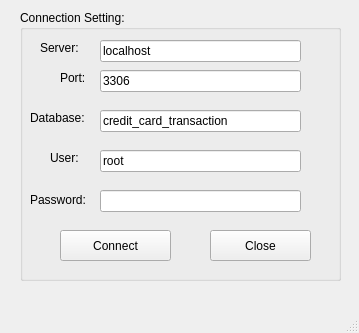
<?xml version="1.0" encoding="UTF-8"?>
<ui version="4.0">
 <class>MainWindow</class>
 <widget class="QMainWindow" name="MainWindow">
  <property name="geometry">
   <rect>
    <x>0</x>
    <y>0</y>
    <width>359</width>
    <height>333</height>
   </rect>
  </property>
  <property name="windowTitle">
   <string/>
  </property>
  <widget class="QWidget" name="centralwidget">
   <widget class="QGroupBox" name="groupBox">
    <property name="geometry">
     <rect>
      <x>20</x>
      <y>10</y>
      <width>321</width>
      <height>271</height>
     </rect>
    </property>
    <property name="title">
     <string>Connection Setting:</string>
    </property>
    <widget class="QLabel" name="label">
     <property name="geometry">
      <rect>
       <x>20</x>
       <y>30</y>
       <width>51</width>
       <height>16</height>
      </rect>
     </property>
     <property name="text">
      <string>Server:</string>
     </property>
    </widget>
    <widget class="QLineEdit" name="lineEditServer">
     <property name="geometry">
      <rect>
       <x>80</x>
       <y>30</y>
       <width>201</width>
       <height>22</height>
      </rect>
     </property>
     <property name="text">
      <string>localhost</string>
     </property>
    </widget>
    <widget class="QLineEdit" name="lineEditPort">
     <property name="geometry">
      <rect>
       <x>80</x>
       <y>60</y>
       <width>201</width>
       <height>22</height>
      </rect>
     </property>
     <property name="text">
      <string>3306</string>
     </property>
    </widget>
    <widget class="QLabel" name="label_2">
     <property name="geometry">
      <rect>
       <x>40</x>
       <y>60</y>
       <width>31</width>
       <height>16</height>
      </rect>
     </property>
     <property name="text">
      <string>Port:</string>
     </property>
    </widget>
    <widget class="QLineEdit" name="lineEditDatabase">
     <property name="geometry">
      <rect>
       <x>80</x>
       <y>100</y>
       <width>201</width>
       <height>22</height>
      </rect>
     </property>
     <property name="text">
      <string>credit_card_transaction</string>
     </property>
    </widget>
    <widget class="QLabel" name="label_3">
     <property name="geometry">
      <rect>
       <x>10</x>
       <y>100</y>
       <width>61</width>
       <height>16</height>
      </rect>
     </property>
     <property name="text">
      <string>Database:</string>
     </property>
    </widget>
    <widget class="QLineEdit" name="lineEditUser">
     <property name="geometry">
      <rect>
       <x>80</x>
       <y>140</y>
       <width>201</width>
       <height>22</height>
      </rect>
     </property>
     <property name="text">
      <string>root</string>
     </property>
    </widget>
    <widget class="QLabel" name="label_4">
     <property name="geometry">
      <rect>
       <x>30</x>
       <y>140</y>
       <width>41</width>
       <height>16</height>
      </rect>
     </property>
     <property name="text">
      <string>User:</string>
     </property>
    </widget>
    <widget class="QLineEdit" name="lineEditPassword">
     <property name="geometry">
      <rect>
       <x>80</x>
       <y>180</y>
       <width>201</width>
       <height>22</height>
      </rect>
     </property>
     <property name="text">
      <string/>
     </property>
     <property name="echoMode">
      <enum>QLineEdit::Password</enum>
     </property>
    </widget>
    <widget class="QLabel" name="label_5">
     <property name="geometry">
      <rect>
       <x>10</x>
       <y>180</y>
       <width>61</width>
       <height>20</height>
      </rect>
     </property>
     <property name="text">
      <string>Password:</string>
     </property>
    </widget>
    <widget class="QPushButton" name="pushButtonConnect">
     <property name="geometry">
      <rect>
       <x>40</x>
       <y>220</y>
       <width>111</width>
       <height>31</height>
      </rect>
     </property>
     <property name="text">
      <string>Connect</string>
     </property>
    </widget>
    <widget class="QPushButton" name="pushButtonClose">
     <property name="geometry">
      <rect>
       <x>190</x>
       <y>220</y>
       <width>101</width>
       <height>31</height>
      </rect>
     </property>
     <property name="text">
      <string>Close</string>
     </property>
     <property name="shortcut">
      <string>Esc</string>
     </property>
    </widget>
   </widget>
  </widget>
  <widget class="QMenuBar" name="menubar">
   <property name="geometry">
    <rect>
     <x>0</x>
     <y>0</y>
     <width>359</width>
     <height>24</height>
    </rect>
   </property>
  </widget>
  <widget class="QStatusBar" name="statusbar"/>
 </widget>
 <resources/>
 <connections>
  <connection>
   <sender>pushButtonClose</sender>
   <signal>clicked()</signal>
   <receiver>MainWindow</receiver>
   <slot>close()</slot>
   <hints>
    <hint type="sourcelabel">
     <x>260</x>
     <y>271</y>
    </hint>
    <hint type="destinationlabel">
     <x>179</x>
     <y>166</y>
    </hint>
   </hints>
  </connection>
 </connections>
</ui>
